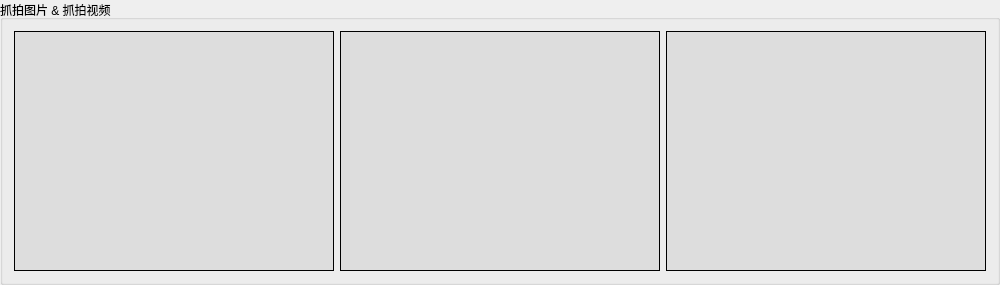
       <widget class="QGroupBox" name="groupBox_14">
        <property name="title">
         <string>抓拍图片 &amp;&amp; 抓拍视频</string>
        </property>
        <layout class="QHBoxLayout" name="horizontalLayout_2">
         <property name="spacing">
          <number>6</number>
         </property>
         <property name="sizeConstraint">
          <enum>QLayout::SetDefaultConstraint</enum>
         </property>
         <item>
          <widget class="QLabel" name="labelImg1">
           <property name="minimumSize">
            <size>
             <width>320</width>
             <height>240</height>
            </size>
           </property>
           <property name="maximumSize">
            <size>
             <width>320</width>
             <height>240</height>
            </size>
           </property>
           <property name="palette">
            <palette>
             <active>
              <colorrole role="Base">
               <brush brushstyle="SolidPattern">
                <color alpha="255">
                 <red>255</red>
                 <green>255</green>
                 <blue>255</blue>
                </color>
               </brush>
              </colorrole>
              <colorrole role="Window">
               <brush brushstyle="SolidPattern">
                <color alpha="255">
                 <red>221</red>
                 <green>221</green>
                 <blue>221</blue>
                </color>
               </brush>
              </colorrole>
             </active>
             <inactive>
              <colorrole role="Base">
               <brush brushstyle="SolidPattern">
                <color alpha="255">
                 <red>255</red>
                 <green>255</green>
                 <blue>255</blue>
                </color>
               </brush>
              </colorrole>
              <colorrole role="Window">
               <brush brushstyle="SolidPattern">
                <color alpha="255">
                 <red>221</red>
                 <green>221</green>
                 <blue>221</blue>
                </color>
               </brush>
              </colorrole>
             </inactive>
             <disabled>
              <colorrole role="Base">
               <brush brushstyle="SolidPattern">
                <color alpha="255">
                 <red>221</red>
                 <green>221</green>
                 <blue>221</blue>
                </color>
               </brush>
              </colorrole>
              <colorrole role="Window">
               <brush brushstyle="SolidPattern">
                <color alpha="255">
                 <red>221</red>
                 <green>221</green>
                 <blue>221</blue>
                </color>
               </brush>
              </colorrole>
             </disabled>
            </palette>
           </property>
           <property name="autoFillBackground">
            <bool>true</bool>
           </property>
           <property name="frameShape">
            <enum>QFrame::Box</enum>
           </property>
           <property name="text">
            <string/>
           </property>
           <property name="margin">
            <number>0</number>
           </property>
          </widget>
         </item>
         <item>
          <widget class="QLabel" name="labelImg2">
           <property name="minimumSize">
            <size>
             <width>320</width>
             <height>240</height>
            </size>
           </property>
           <property name="maximumSize">
            <size>
             <width>320</width>
             <height>240</height>
            </size>
           </property>
           <property name="palette">
            <palette>
             <active>
              <colorrole role="Base">
               <brush brushstyle="SolidPattern">
                <color alpha="255">
                 <red>255</red>
                 <green>255</green>
                 <blue>255</blue>
                </color>
               </brush>
              </colorrole>
              <colorrole role="Window">
               <brush brushstyle="SolidPattern">
                <color alpha="255">
                 <red>221</red>
                 <green>221</green>
                 <blue>221</blue>
                </color>
               </brush>
              </colorrole>
             </active>
             <inactive>
              <colorrole role="Base">
               <brush brushstyle="SolidPattern">
                <color alpha="255">
                 <red>255</red>
                 <green>255</green>
                 <blue>255</blue>
                </color>
               </brush>
              </colorrole>
              <colorrole role="Window">
               <brush brushstyle="SolidPattern">
                <color alpha="255">
                 <red>221</red>
                 <green>221</green>
                 <blue>221</blue>
                </color>
               </brush>
              </colorrole>
             </inactive>
             <disabled>
              <colorrole role="Base">
               <brush brushstyle="SolidPattern">
                <color alpha="255">
                 <red>221</red>
                 <green>221</green>
                 <blue>221</blue>
                </color>
               </brush>
              </colorrole>
              <colorrole role="Window">
               <brush brushstyle="SolidPattern">
                <color alpha="255">
                 <red>221</red>
                 <green>221</green>
                 <blue>221</blue>
                </color>
               </brush>
              </colorrole>
             </disabled>
            </palette>
           </property>
           <property name="autoFillBackground">
            <bool>true</bool>
           </property>
           <property name="frameShape">
            <enum>QFrame::Box</enum>
           </property>
           <property name="text">
            <string/>
           </property>
           <property name="margin">
            <number>0</number>
           </property>
          </widget>
         </item>
         <item>
          <widget class="QLabel" name="labelBack">
           <property name="minimumSize">
            <size>
             <width>320</width>
             <height>240</height>
            </size>
           </property>
           <property name="maximumSize">
            <size>
             <width>320</width>
             <height>240</height>
            </size>
           </property>
           <property name="palette">
            <palette>
             <active>
              <colorrole role="Base">
               <brush brushstyle="SolidPattern">
                <color alpha="255">
                 <red>255</red>
                 <green>255</green>
                 <blue>255</blue>
                </color>
               </brush>
              </colorrole>
              <colorrole role="Window">
               <brush brushstyle="SolidPattern">
                <color alpha="255">
                 <red>221</red>
                 <green>221</green>
                 <blue>221</blue>
                </color>
               </brush>
              </colorrole>
             </active>
             <inactive>
              <colorrole role="Base">
               <brush brushstyle="SolidPattern">
                <color alpha="255">
                 <red>255</red>
                 <green>255</green>
                 <blue>255</blue>
                </color>
               </brush>
              </colorrole>
              <colorrole role="Window">
               <brush brushstyle="SolidPattern">
                <color alpha="255">
                 <red>221</red>
                 <green>221</green>
                 <blue>221</blue>
                </color>
               </brush>
              </colorrole>
             </inactive>
             <disabled>
              <colorrole role="Base">
               <brush brushstyle="SolidPattern">
                <color alpha="255">
                 <red>221</red>
                 <green>221</green>
                 <blue>221</blue>
                </color>
               </brush>
              </colorrole>
              <colorrole role="Window">
               <brush brushstyle="SolidPattern">
                <color alpha="255">
                 <red>221</red>
                 <green>221</green>
                 <blue>221</blue>
                </color>
               </brush>
              </colorrole>
             </disabled>
            </palette>
           </property>
           <property name="autoFillBackground">
            <bool>true</bool>
           </property>
           <property name="frameShape">
            <enum>QFrame::Box</enum>
           </property>
           <property name="text">
            <string/>
           </property>
           <property name="margin">
            <number>0</number>
           </property>
          </widget>
         </item>
        </layout>
       </widget>
